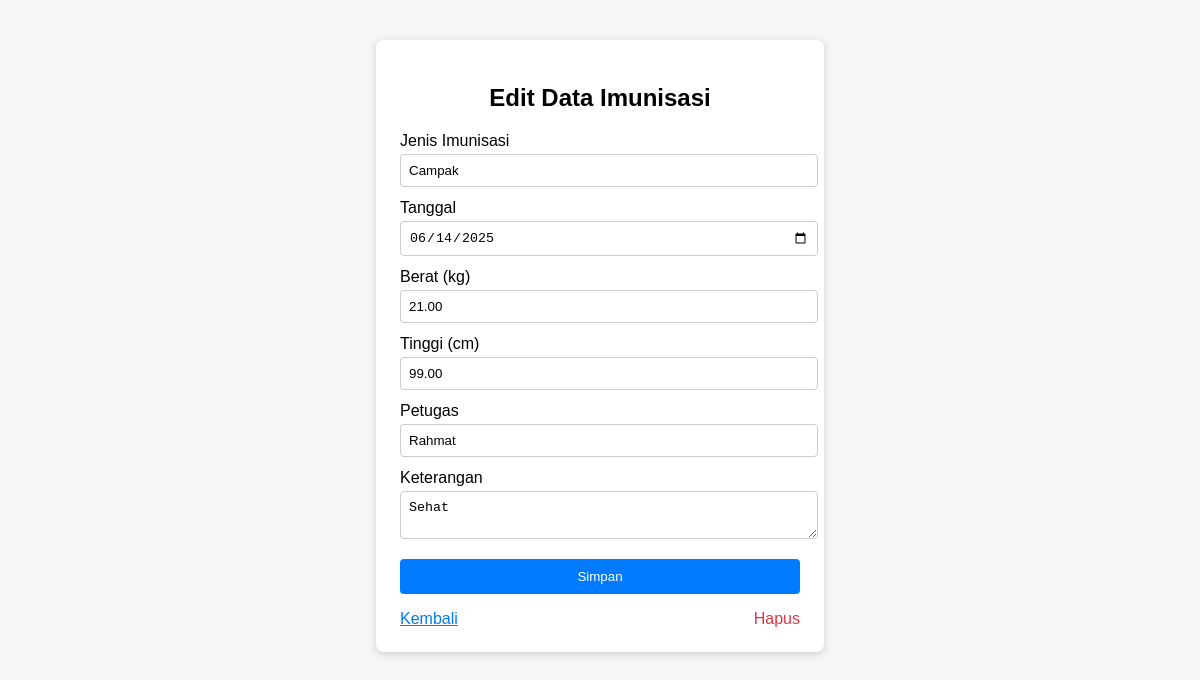
/edit_imunisasi.php?id=7 (signed in), run on the app's committed database.
### tables this page shows
CREATE TABLE `imunisasi` (
  `id` int NOT NULL,
  `anak_id` int NOT NULL,
  `jenis_imunisasi` varchar(100) NOT NULL,
  `tanggal` date NOT NULL,
  `berat` decimal(5,2) DEFAULT NULL,
  `tinggi` decimal(5,2) DEFAULT NULL,
  `petugas` varchar(100) DEFAULT NULL,
  `keterangan` text
);

### edit_imunisasi.php (the view, shortened to what this page needs)
<?php
require_once 'db.php';
$id = intval($_GET['id']);
$result = $conn->query("SELECT * FROM imunisasi WHERE id = $id");
$data = $result->fetch_assoc();
?>
<!DOCTYPE html>
<html lang="id">
<head>
</head>
<body>
  <div class="container">
    <h2>Edit Data Imunisasi</h2>
    <form method="POST">
      <label for="jenis_imunisasi">Jenis Imunisasi</label>
      <input type="text" id="jenis_imunisasi" name="jenis_imunisasi" value="<?= htmlspecialchars($data['jenis_imunisasi']) ?>" required>
      <label for="tanggal">Tanggal</label>
      <input type="date" id="tanggal" name="tanggal" value="<?= htmlspecialchars($data['tanggal']) ?>" required>
      <label for="berat">Berat (kg)</label>
      <input type="number" step="0.01" id="berat" name="berat" value="<?= htmlspecialchars($data['berat']) ?>" required>
      <label for="tinggi">Tinggi (cm)</label>
      <input type="number" step="0.1" id="tinggi" name="tinggi" value="<?= htmlspecialchars($data['tinggi']) ?>" required>
      <label for="petugas">Petugas</label>
      <input type="text" id="petugas" name="petugas" value="<?= htmlspecialchars($data['petugas']) ?>" required>
      <label for="keterangan">Keterangan</label>
      <textarea id="keterangan" name="keterangan"><?= htmlspecialchars($data['keterangan']) ?></textarea>
      <button type="submit">Simpan</button>
    </form>
    <div class="actions">
      <a href="imunisasi.php" style="color:#007bff;">Kembali</a>
      <a href="hapus_imunisasi.php?id=<?= $data['id'] ?>" class="delete-link" onclick="return confirm('Yakin ingin menghapus data ini?')">Hapus</a>
    </div>
  </div>
</body>
</html>

### edit_imunisasi.php (style rules this page uses)
body { font-family: Arial, sans-serif; background: #f7f7f7; }
.container { max-width: 400px; margin: 40px auto; background: #fff; padding: 24px; border-radius: 8px; box-shadow: 0 2px 8px #ccc; }
h2 { text-align: center; }
label { display: block; margin-top: 12px; }
input[type="text"], input[type="date"], input[type="number"], textarea { width: 100%; padding: 8px; margin-top: 4px; border: 1px solid #ccc; border-radius: 4px; }
textarea { resize: vertical; }
button { margin-top: 16px; width: 100%; padding: 10px; background: #007bff; color: #fff; border: none; border-radius: 4px; cursor: pointer; }
.actions { display: flex; justify-content: space-between; align-items: center; margin-top: 16px; }
.delete-link { color: #dc3545; text-decoration: none; }

### data on the page
imunisasi: jenis_imunisasi "Campak", tanggal "06/14/2025", berat "21.00", tinggi "99.00", petugas "Rahmat", keterangan "Sehat"
